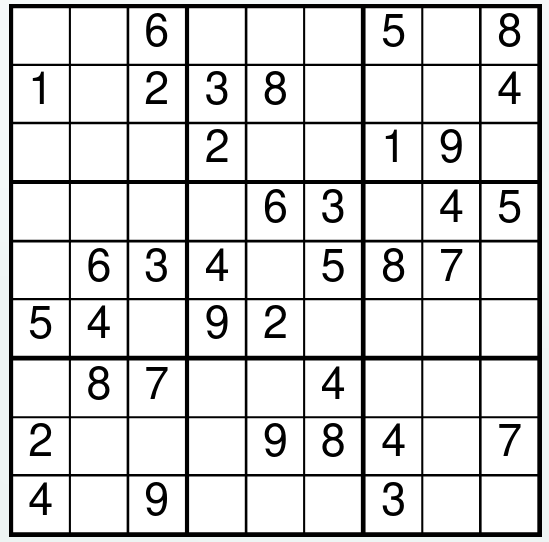
#> input picture data/sudoku1.jpg, 549 x 542 px
$ python -i OCR.py   (imports and definitions only)
#> lines starting #> are read from the running program, lines starting #| are printed output that depends on the picture; after the words box and inside, x2 and y2 are one past the last pixel; in counts of white or black regions, pixels touching at a corner belong together
import cv2
import numpy as np
import pytesseract

def clean_cell(cell):
    cell = cv2.cvtColor(cell, cv2.COLOR_BGR2GRAY)
    cell = cv2.adaptiveThreshold(
        cell,
        255,
        cv2.ADAPTIVE_THRESH_GAUSSIAN_C,
        cv2.THRESH_BINARY_INV,
        11,
        2
    )

    h, w = cell.shape
    margin = int(min(h, w) * 0.15)
    cell = cell[margin:h-margin, margin:w-margin]

    kernel = np.ones((2,2), np.uint8)
    cell = cv2.morphologyEx(cell,cv2.MORPH_OPEN, kernel)

    return cell

def is_empty(cell):
    total_pixels = cell.shape[0] * cell.shape[1]
    white_pixels = cv2.countNonZero(cell)

    return white_pixels < total_pixels * 0.03

def count_holes(cell):

    contours, hierarchy = cv2.findContours(
        cell,
        cv2.RETR_TREE,
        cv2.CHAIN_APPROX_SIMPLE
    )

    holes = 0

    if hierarchy is not None:
        for h in hierarchy[0]:
            if h[3] != -1:
                holes += 1

    return holes

def recognize_digit(cell):
    cell = clean_cell(cell)

    if is_empty(cell):
        return 0

    cell = cv2.resize(cell, (128,128))

    config = "--psm 10 -c tessedit_char_whitelist=123456789"
    text = pytesseract.image_to_string(cell, config=config)
    text = text.strip()

    holes = count_holes(cell)
    if text.isdigit():
        digit = int(text)
        if digit == 3 and holes >= 2:
            digit = 8
        if digit == 8 and holes < 2:
            digit = 3
        return digit

    return 0

def read_sudoku(image_path):
#> called with image_path = '../../data/sudoku1.jpg'
    board = [[0 for _ in range(9)] for _ in range(9)]
    img = cv2.imread(image_path)
#> img is the input picture: shape (542, 549, 3); mean B, G, R 217.8, 217.8, 217.5

    if img is None:
        return board

    gray = cv2.cvtColor(img, cv2.COLOR_BGR2GRAY)
    blur = cv2.GaussianBlur(gray, (7,7), 0)
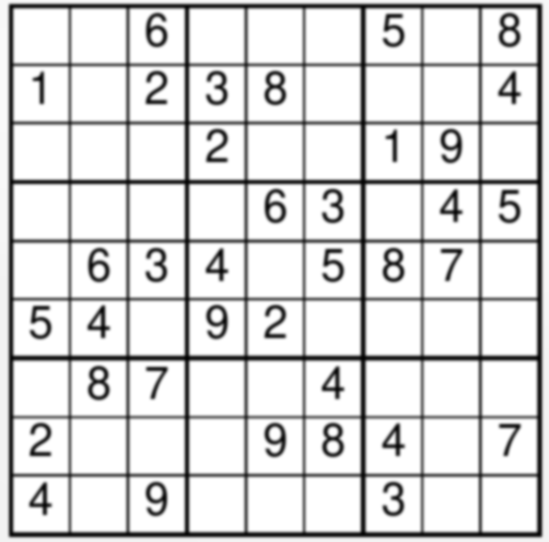
#> blur: shape (542, 549); min 3, max 255, mean 217.7

    thresh = cv2.adaptiveThreshold(
        blur,
        255,
        cv2.ADAPTIVE_THRESH_GAUSSIAN_C,
        cv2.THRESH_BINARY_INV,
        11,
        2
    )
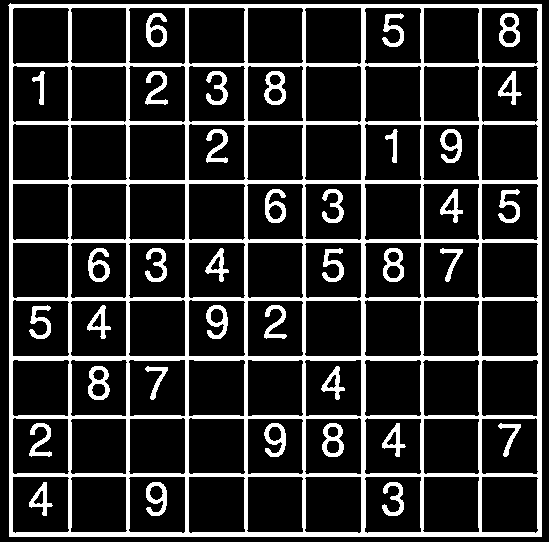
#> thresh: shape (542, 549); 18.1% white; 37 white regions, largest, box (x1, y1, x2, y2) and area: (8, 3, 542, 537) 42234, (88, 366, 110, 400) 390, (322, 423, 344, 457) 389

    contours, _ = cv2.findContours(
        thresh,
        cv2.RETR_EXTERNAL,
        cv2.CHAIN_APPROX_SIMPLE
    )
#> contours = 1 item

    biggest = None
    max_area = 0

    for c in contours:
        area = cv2.contourArea(c)
        if area > max_area:
            peri = cv2.arcLength(c, True)
            approx = cv2.approxPolyDP(c, 0.02 * peri, True)

            if len(approx) == 4:
                biggest = approx
                max_area = area
#> this loop made 1 pass
#> (area, peri, biggest, max_area) on pass 1: (283026, 2129.7, [[10, 3], [9, 536], [541, 536], [541, 4]], 283026)
#> after the loop, max_area = 283026; peri = 2129.7

    if biggest is None:
        return board

    pts = biggest.reshape(4, 2).astype("float32")
#> pts = [[10, 3], [9, 536], [541, 536], [541, 4]]

    s = pts.sum(axis=1)
#> s = [13, 545, 1077, 545]
    diff = np.diff(pts, axis=1)
#> diff = [-7, 527, -5, -537]

    rect = np.zeros((4, 2), dtype="float32")
    rect[0] = pts[np.argmin(s)]
    rect[2] = pts[np.argmax(s)]
    rect[1] = pts[np.argmin(diff)]
    rect[3] = pts[np.argmax(diff)]

    size = 450

    dst = np.array([
        [0,0],
        [size,0],
        [size,size],
        [0,size]
    ], dtype = "float32")

    M = cv2.getPerspectiveTransform(rect, dst)
    warp = cv2.warpPerspective(img, M, (size, size))
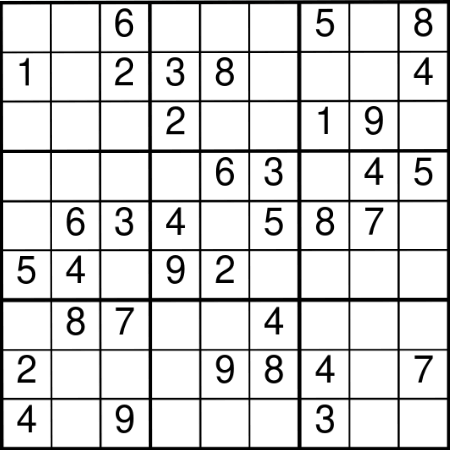
#> warp: shape (450, 450, 3); mean B, G, R 217.4, 217.4, 217.4

    step = size // 9

    for y in range(9):
        for x in range(9):
            cell = warp[
                y * step:(y + 1) * step,
                x * step:(x + 1) * step
            ]

            digit = recognize_digit(cell)

            board[y][x] = digit
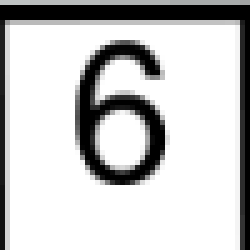
#> cell: shape (50, 50, 3) (shown 5 times larger); mean B, G, R 199.7, 199.7, 199.7
#> after the loop, board = 9 items, first 6: [0, 0, 0, 0, 0, 0, 0, 0, 0], [0, 0, 0, 0, 0, 0, 0, 0, 0], [0, 0, 0, 0, 0, 0, 0, 0, 0], [0, 0, 0, 0, 0, 0, 0, 0, 0], [0, 0, 0, 0, 0, 0, 0, 0, 0], [0, 0, 0, 0, 0, 0, 0, 0, 0]

    return board

#> (the run stopped early here; a loop or call above may not have finished)

$ run again, on data/sudoku2.jpg
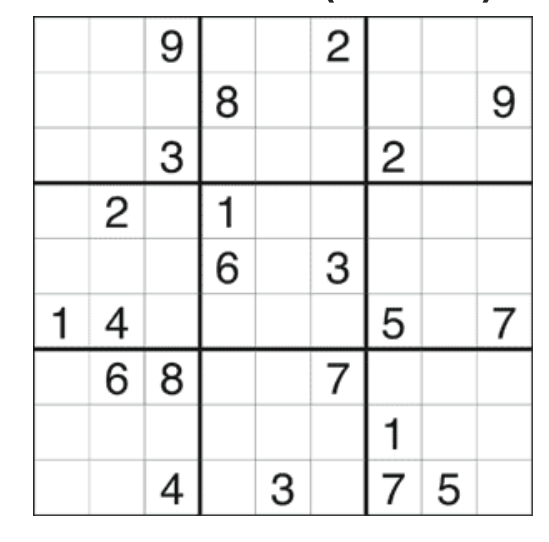
#> input picture data/sudoku2.jpg, 549 x 542 px
#> in read_sudoku, img is the input picture: shape (542, 549, 3); mean B, G, R 239.1, 239.1, 238.9
#> in read_sudoku, `thresh = cv2.adaptiveThreshold( blur, 255, cv2.ADAPTIVE_THRESH_GAUSSIA..`:
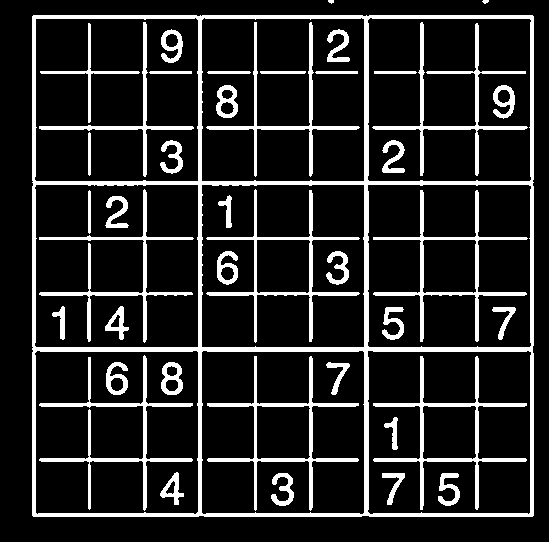
#> thresh: shape (542, 549); 14.4% white; 42 white regions (1 under 20 px)
#> contours = 3 contours, 2 with area under 20; largest, box (x1, y1, x2, y2) and area: (32, 15, 534, 517) 250959
#> the loop in read_sudoku, `for c in contours:` made 3 passes
#> (area, peri, biggest, max_area) on pass 1: (250959, 2012.4, [[33, 15], [32, 515], [532, 516], [533, 16]], 250959)
#> after the loop in read_sudoku, `for c in contours:`: max_area = 250959; peri = 2012.4
#> pts = [[33, 15], [32, 515], [532, 516], [533, 16]]
#> s = [48, 547, 1048, 549]
#> diff = [-18, 483, -16, -517]
#> after the loop in read_sudoku, `for y in range(9):`:
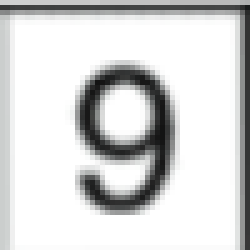
#> cell: shape (50, 50, 3) (shown 5 times larger); mean B, G, R 214.9, 215.1, 214.6
#> after the loop in read_sudoku, `for y in range(9):`: board = 9 items, first 6: [0, 0, 0, 0, 0, 0, 0, 0, 0], [0, 0, 0, 0, 0, 0, 0, 0, 0], [0, 0, 0, 0, 0, 0, 0, 0, 0], [0, 0, 0, 0, 0, 0, 0, 0, 0], [0, 0, 0, 0, 0, 0, 0, 0, 0], [0, 0, 0, 0, 0, 0, 0, 0, 0]
